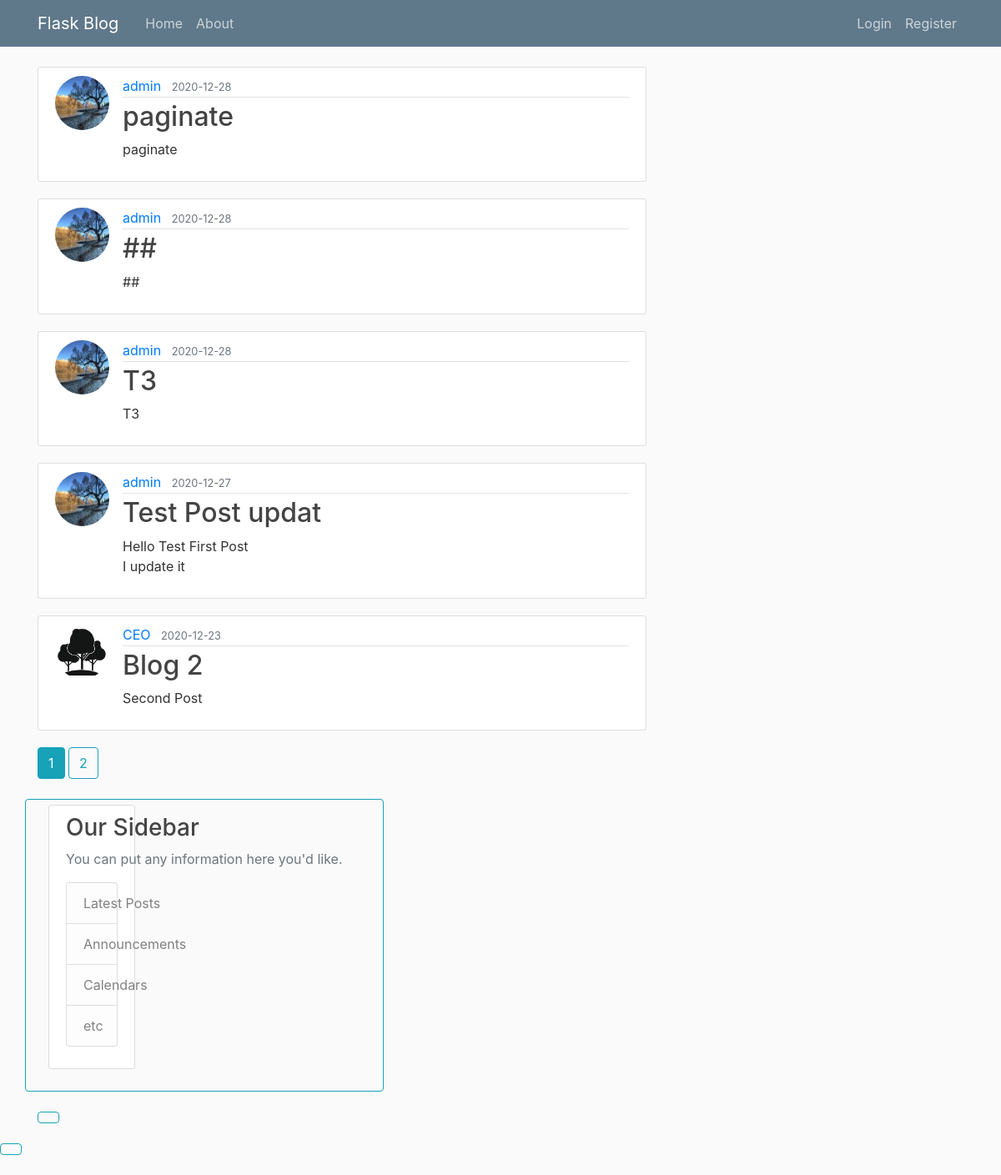
Page /home on the earlier database version.
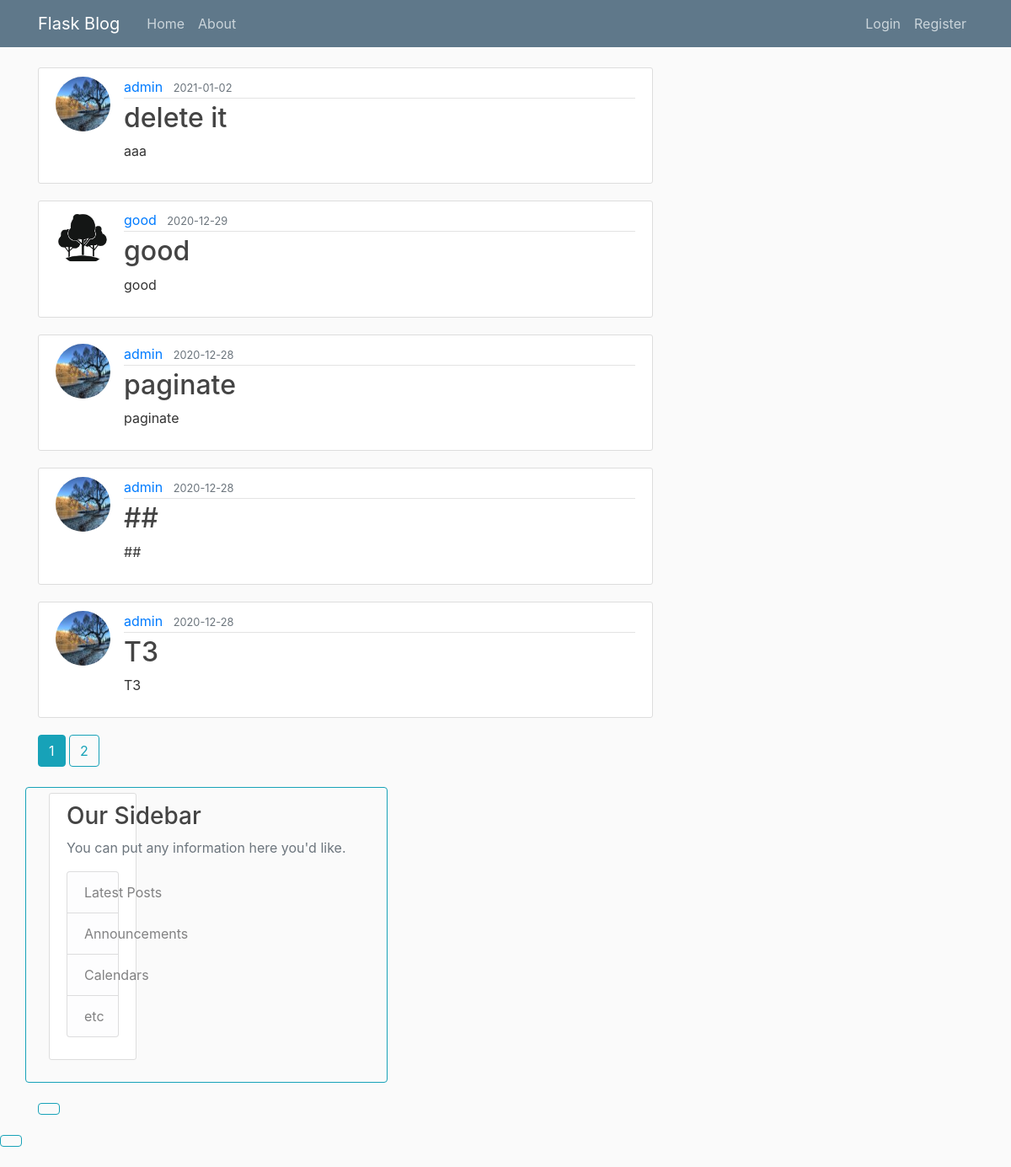
Same page on the later database version.
### flaskblog/models.py (models this page shows, shortened)
class Post(db.Model):
    id = db.Column(db.Integer, primary_key=True)
    title = db.Column(db.String(100), nullable=False)
    date_posted = db.Column(db.DateTime, nullable=False, default=datetime.utcnow)
    content = db.Column(db.Text, nullable=False)
    user_id = db.Column(db.Integer, db.ForeignKey('user.id'), nullable=False)

class User(db.Model, UserMixin):
    id = db.Column(db.Integer, primary_key=True)
    username = db.Column(db.String(20), unique=True, nullable=False)
    email = db.Column(db.String(120), unique=True, nullable=False)
    image_file = db.Column(db.String(20), nullable=False, default='default.jpg')
    password = db.Column(db.String(60), nullable=False)
    posts = db.relationship('Post', backref='author', lazy=True)

### flaskblog/main/routes.py (the view)
@main.route("/")
@main.route("/home")
def home():
    page = request.args.get('page', 1, type=int)
    posts = Post.query.order_by(Post.date_posted.desc()).paginate(page=page, per_page=5)
    return render_template('home.html', posts=posts)

### flaskblog/templates/home.html (shortened to what this page needs)
{% extends "layout.html" %}
{% block content %}
      {% for post in posts.items %}
      <article class="media content-section">
        <img class="rounded-circle article-img" src="{{ url_for('static', filename='profile_pics/' + post.author.image_file) }}" alt="">
        <div class="media-body">
          <div class="article-metadata">
            <a class="mr-2" href="{{ url_for('users.user_posts', username=post.author.username) }}">{{ post.author.username }}</a>
            <small class="text-muted">{{ post.date_posted.strftime('%Y-%m-%d') }}</small>
          </div>
          <h2><a class="article-title" href="{{ url_for('posts.post', post_id=post.id) }}">{{ post.title }}</a></h2>
          <p class="article-content">{{ post.content }}</p>
        </div>
      </article>
    {% endfor %}
    {% for page_num in posts.iter_pages(left_edge=1, right_edge=1, left_current=1, right_current=2) %}
      {% if page_num %}
        {% if posts.page == page_num %}
          <a class="btn btn-info mb-4" href="{{ url_for('main.home', page=page_num)  }}">{{ page_num }}</a>
        {% else %}
          <a class="btn btn-outline-info mb-4" href="{{ url_for('main.home', page=page_num)  }}">{{ page_num }}
        {% endif %}
      {% endif %}
    {% endfor %}
{% endblock content %}

Differences in the rows shown:
no longer on this page (row unchanged): Post: image_file (picture), author.username "admin", date_posted "2020-12-27", title "Test Post updat", content "Hello Test First Post I update it"
no longer on this page (row unchanged): Post: image_file (placeholder picture), author.username "CEO", date_posted "2020-12-23", title "Blog 2", content "Second Post"
added Post: image_file (picture), author.username "admin", date_posted "2021-01-02", title "delete it", content "aaa"
added Post: image_file (placeholder picture), author.username "good", date_posted "2020-12-29", title "good", content "good"
